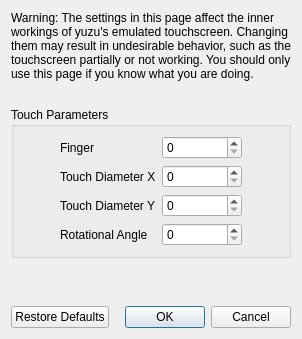
<?xml version="1.0" encoding="UTF-8"?>
<ui version="4.0">
 <class>ConfigureTouchscreenAdvanced</class>
 <widget class="QDialog" name="ConfigureTouchscreenAdvanced">
  <property name="geometry">
   <rect>
    <x>0</x>
    <y>0</y>
    <width>298</width>
    <height>339</height>
   </rect>
  </property>
  <property name="windowTitle">
   <string>Configure Touchscreen</string>
  </property>
  <layout class="QVBoxLayout" name="verticalLayout">
   <item>
    <widget class="QLabel" name="label_2">
     <property name="minimumSize">
      <size>
       <width>280</width>
       <height>0</height>
      </size>
     </property>
     <property name="text">
      <string>Warning: The settings in this page affect the inner workings of yuzu's emulated touchscreen. Changing them may result in undesirable behavior, such as the touchscreen partially or not working. You should only use this page if you know what you are doing.</string>
     </property>
     <property name="wordWrap">
      <bool>true</bool>
     </property>
    </widget>
   </item>
   <item>
    <spacer name="verticalSpacer_2">
     <property name="orientation">
      <enum>Qt::Vertical</enum>
     </property>
     <property name="sizeType">
      <enum>QSizePolicy::Fixed</enum>
     </property>
     <property name="sizeHint" stdset="0">
      <size>
       <width>20</width>
       <height>20</height>
      </size>
     </property>
    </spacer>
   </item>
   <item>
    <widget class="QGroupBox" name="gridGroupBox">
     <property name="title">
      <string>Touch Parameters</string>
     </property>
     <layout class="QGridLayout" name="gridLayout">
      <item row="0" column="0">
       <spacer name="horizontalSpacer">
        <property name="orientation">
         <enum>Qt::Horizontal</enum>
        </property>
        <property name="sizeHint" stdset="0">
         <size>
          <width>40</width>
          <height>20</height>
         </size>
        </property>
       </spacer>
      </item>
      <item row="2" column="1">
       <widget class="QLabel" name="label_4">
        <property name="text">
         <string>Touch Diameter Y</string>
        </property>
       </widget>
      </item>
      <item row="0" column="1">
       <widget class="QLabel" name="label">
        <property name="text">
         <string>Finger</string>
        </property>
       </widget>
      </item>
      <item row="0" column="3">
       <spacer name="horizontalSpacer_2">
        <property name="orientation">
         <enum>Qt::Horizontal</enum>
        </property>
        <property name="sizeHint" stdset="0">
         <size>
          <width>40</width>
          <height>20</height>
         </size>
        </property>
       </spacer>
      </item>
      <item row="1" column="1">
       <widget class="QLabel" name="label_3">
        <property name="text">
         <string>Touch Diameter X</string>
        </property>
       </widget>
      </item>
      <item row="0" column="2">
       <widget class="QSpinBox" name="finger_box">
        <property name="minimumSize">
         <size>
          <width>80</width>
          <height>0</height>
         </size>
        </property>
       </widget>
      </item>
      <item row="3" column="1">
       <widget class="QLabel" name="label_5">
        <property name="text">
         <string>Rotational Angle</string>
        </property>
       </widget>
      </item>
      <item row="1" column="2">
       <widget class="QSpinBox" name="diameter_x_box"/>
      </item>
      <item row="2" column="2">
       <widget class="QSpinBox" name="diameter_y_box"/>
      </item>
      <item row="3" column="2">
       <widget class="QSpinBox" name="angle_box"/>
      </item>
     </layout>
    </widget>
   </item>
   <item>
    <spacer name="verticalSpacer">
     <property name="orientation">
      <enum>Qt::Vertical</enum>
     </property>
     <property name="sizeHint" stdset="0">
      <size>
       <width>20</width>
       <height>40</height>
      </size>
     </property>
    </spacer>
   </item>
   <item>
    <layout class="QHBoxLayout" name="horizontalLayout">
     <item>
      <widget class="QPushButton" name="restore_defaults_button">
       <property name="text">
        <string>Restore Defaults</string>
       </property>
      </widget>
     </item>
     <item>
      <widget class="QDialogButtonBox" name="buttonBox">
       <property name="standardButtons">
        <set>QDialogButtonBox::Cancel|QDialogButtonBox::Ok</set>
       </property>
      </widget>
     </item>
    </layout>
   </item>
  </layout>
 </widget>
 <resources/>
 <connections>
  <connection>
   <sender>buttonBox</sender>
   <signal>accepted()</signal>
   <receiver>ConfigureTouchscreenAdvanced</receiver>
   <slot>accept()</slot>
   <hints>
    <hint type="sourcelabel">
     <x>140</x>
     <y>318</y>
    </hint>
    <hint type="destinationlabel">
     <x>140</x>
     <y>169</y>
    </hint>
   </hints>
  </connection>
  <connection>
   <sender>buttonBox</sender>
   <signal>rejected()</signal>
   <receiver>ConfigureTouchscreenAdvanced</receiver>
   <slot>reject()</slot>
   <hints>
    <hint type="sourcelabel">
     <x>140</x>
     <y>318</y>
    </hint>
    <hint type="destinationlabel">
     <x>140</x>
     <y>169</y>
    </hint>
   </hints>
  </connection>
 </connections>
</ui>
